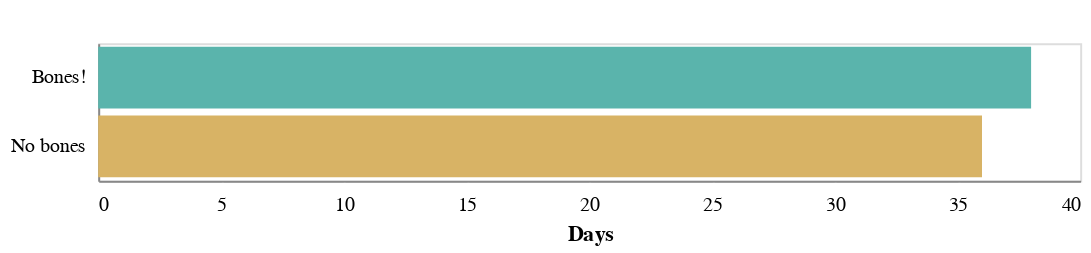

The notebook cell saved with this chart:
### Markdown cell above
### Simple bar chart explaining the count of day types

### Code cell
alt.Chart(days[days["bones_nobones"] != "No video"], title=" ").mark_bar().encode(
    y=alt.Y("bones_nobones", title="", axis=alt.Axis(tickCount=0, tickColor="#ffffff")),
    x=alt.X(
        "count",
        title="Days",
        axis=alt.Axis(grid=False, tickCount=6, tickColor="#ffffff"),
    ),
    color=alt.Color(
        "bones_nobones",
        title="",
        legend=None,
        scale=alt.Scale(
            domain=["Bones!", "No bones", "No video"],
            range=["#5ab4ac", "#d8b365", "#e6e6e6"],
        ),
    ),
).properties(width=500, height=70)

### Figure 1 — Vega-Lite specification as saved in the notebook (floating-point values rounded to 4 significant figures)
{"config": {"view": {"continuousWidth": 400, "continuousHeight": 300}}, "data": {"name": "data-fb8a13d5a42cfe22cd528f269ca1b883"}, "mark": "bar", "encoding": {"color": {"field": "bones_nobones", "legend": null, "scale": {"domain": ["Bones!", "No bones", "No video"], "range": ["#5ab4ac", "#d8b365", "#e6e6e6"]}, "title": "", "type": "nominal"}, "x": {"axis": {"grid": false, "tickColor": "#ffffff", "tickCount": 6}, "field": "count", "title": "Days", "type": "quantitative"}, "y": {"axis": {"tickColor": "#ffffff", "tickCount": 0}, "field": "bones_nobones", "title": "", "type": "nominal"}}, "height": 70, "title": " ", "width": 500, "$schema": "https://vega.github.io/schema/vega-lite/v4.17.0.json", "datasets": {"data-fb8a13d5a42cfe22cd528f269ca1b883": [{"bones_nobones": "Bones!", "count": 38}, {"bones_nobones": "No bones", "count": 36}]}}
